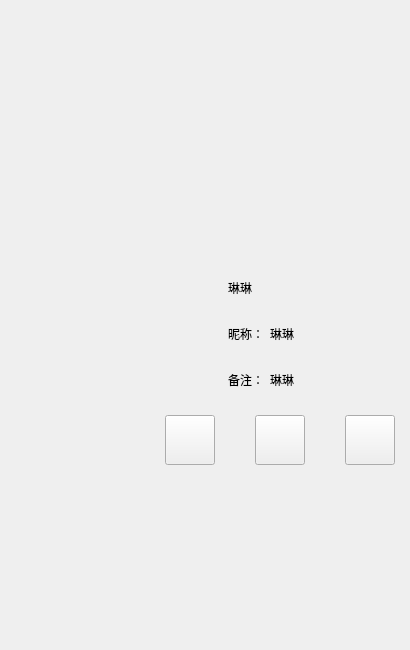
<?xml version="1.0" encoding="UTF-8"?>
<ui version="4.0">
 <class>FriendInfoPage</class>
 <widget class="QWidget" name="FriendInfoPage">
  <property name="geometry">
   <rect>
    <x>0</x>
    <y>0</y>
    <width>410</width>
    <height>650</height>
   </rect>
  </property>
  <property name="minimumSize">
   <size>
    <width>410</width>
    <height>650</height>
   </size>
  </property>
  <property name="maximumSize">
   <size>
    <width>410</width>
    <height>650</height>
   </size>
  </property>
  <property name="windowTitle">
   <string>Form</string>
  </property>
  <layout class="QVBoxLayout" name="verticalLayout">
   <property name="leftMargin">
    <number>0</number>
   </property>
   <property name="topMargin">
    <number>0</number>
   </property>
   <property name="rightMargin">
    <number>0</number>
   </property>
   <property name="bottomMargin">
    <number>0</number>
   </property>
   <item>
    <spacer name="verticalSpacer_2">
     <property name="orientation">
      <enum>Qt::Vertical</enum>
     </property>
     <property name="sizeType">
      <enum>QSizePolicy::Fixed</enum>
     </property>
     <property name="sizeHint" stdset="0">
      <size>
       <width>35</width>
       <height>250</height>
      </size>
     </property>
    </spacer>
   </item>
   <item>
    <widget class="QWidget" name="widget" native="true">
     <property name="minimumSize">
      <size>
       <width>250</width>
       <height>150</height>
      </size>
     </property>
     <layout class="QVBoxLayout" name="verticalLayout_2">
      <item>
       <widget class="QWidget" name="widget_9" native="true">
        <property name="minimumSize">
         <size>
          <width>250</width>
          <height>150</height>
         </size>
        </property>
        <layout class="QHBoxLayout" name="horizontalLayout_7">
         <property name="spacing">
          <number>0</number>
         </property>
         <property name="leftMargin">
          <number>0</number>
         </property>
         <property name="topMargin">
          <number>0</number>
         </property>
         <property name="rightMargin">
          <number>0</number>
         </property>
         <property name="bottomMargin">
          <number>0</number>
         </property>
         <item>
          <spacer name="horizontalSpacer">
           <property name="orientation">
            <enum>Qt::Horizontal</enum>
           </property>
           <property name="sizeType">
            <enum>QSizePolicy::Fixed</enum>
           </property>
           <property name="sizeHint" stdset="0">
            <size>
             <width>125</width>
             <height>20</height>
            </size>
           </property>
          </spacer>
         </item>
         <item>
          <widget class="QLabel" name="icon_lb">
           <property name="minimumSize">
            <size>
             <width>85</width>
             <height>85</height>
            </size>
           </property>
           <property name="maximumSize">
            <size>
             <width>85</width>
             <height>85</height>
            </size>
           </property>
           <property name="text">
            <string/>
           </property>
          </widget>
         </item>
         <item>
          <widget class="QWidget" name="widget_10" native="true">
           <layout class="QVBoxLayout" name="verticalLayout_3">
            <item>
             <widget class="QWidget" name="widget_11" native="true">
              <property name="minimumSize">
               <size>
                <width>0</width>
                <height>40</height>
               </size>
              </property>
              <property name="maximumSize">
               <size>
                <width>16777215</width>
                <height>40</height>
               </size>
              </property>
              <layout class="QHBoxLayout" name="horizontalLayout_8">
               <property name="leftMargin">
                <number>0</number>
               </property>
               <property name="topMargin">
                <number>0</number>
               </property>
               <property name="rightMargin">
                <number>0</number>
               </property>
               <property name="bottomMargin">
                <number>0</number>
               </property>
               <item>
                <widget class="QLabel" name="name_lb">
                 <property name="minimumSize">
                  <size>
                   <width>60</width>
                   <height>0</height>
                  </size>
                 </property>
                 <property name="maximumSize">
                  <size>
                   <width>16777215</width>
                   <height>16777215</height>
                  </size>
                 </property>
                 <property name="text">
                  <string>琳琳</string>
                 </property>
                </widget>
               </item>
               <item>
                <widget class="QLabel" name="sex_lb">
                 <property name="minimumSize">
                  <size>
                   <width>40</width>
                   <height>40</height>
                  </size>
                 </property>
                 <property name="maximumSize">
                  <size>
                   <width>40</width>
                   <height>40</height>
                  </size>
                 </property>
                 <property name="text">
                  <string/>
                 </property>
                </widget>
               </item>
               <item>
                <spacer name="horizontalSpacer_12">
                 <property name="orientation">
                  <enum>Qt::Horizontal</enum>
                 </property>
                 <property name="sizeHint" stdset="0">
                  <size>
                   <width>40</width>
                   <height>20</height>
                  </size>
                 </property>
                </spacer>
               </item>
              </layout>
             </widget>
            </item>
            <item>
             <widget class="QWidget" name="widget_12" native="true">
              <property name="minimumSize">
               <size>
                <width>0</width>
                <height>40</height>
               </size>
              </property>
              <property name="maximumSize">
               <size>
                <width>16777215</width>
                <height>40</height>
               </size>
              </property>
              <layout class="QHBoxLayout" name="horizontalLayout_9">
               <property name="leftMargin">
                <number>0</number>
               </property>
               <property name="topMargin">
                <number>0</number>
               </property>
               <property name="rightMargin">
                <number>0</number>
               </property>
               <property name="bottomMargin">
                <number>0</number>
               </property>
               <item>
                <widget class="QLabel" name="nick_tip">
                 <property name="minimumSize">
                  <size>
                   <width>0</width>
                   <height>30</height>
                  </size>
                 </property>
                 <property name="maximumSize">
                  <size>
                   <width>50</width>
                   <height>30</height>
                  </size>
                 </property>
                 <property name="text">
                  <string>昵称：</string>
                 </property>
                </widget>
               </item>
               <item>
                <widget class="QLabel" name="nick_lb">
                 <property name="minimumSize">
                  <size>
                   <width>45</width>
                   <height>0</height>
                  </size>
                 </property>
                 <property name="text">
                  <string>琳琳</string>
                 </property>
                </widget>
               </item>
               <item>
                <spacer name="horizontalSpacer_13">
                 <property name="orientation">
                  <enum>Qt::Horizontal</enum>
                 </property>
                 <property name="sizeHint" stdset="0">
                  <size>
                   <width>40</width>
                   <height>20</height>
                  </size>
                 </property>
                </spacer>
               </item>
              </layout>
             </widget>
            </item>
            <item>
             <widget class="QWidget" name="widget_13" native="true">
              <property name="minimumSize">
               <size>
                <width>0</width>
                <height>40</height>
               </size>
              </property>
              <property name="maximumSize">
               <size>
                <width>16777215</width>
                <height>40</height>
               </size>
              </property>
              <layout class="QHBoxLayout" name="horizontalLayout_10">
               <property name="leftMargin">
                <number>0</number>
               </property>
               <property name="topMargin">
                <number>0</number>
               </property>
               <property name="rightMargin">
                <number>0</number>
               </property>
               <property name="bottomMargin">
                <number>0</number>
               </property>
               <item>
                <widget class="QLabel" name="bak_tip">
                 <property name="minimumSize">
                  <size>
                   <width>0</width>
                   <height>30</height>
                  </size>
                 </property>
                 <property name="maximumSize">
                  <size>
                   <width>50</width>
                   <height>30</height>
                  </size>
                 </property>
                 <property name="text">
                  <string>备注：</string>
                 </property>
                </widget>
               </item>
               <item>
                <widget class="QLabel" name="bak_lb">
                 <property name="minimumSize">
                  <size>
                   <width>45</width>
                   <height>0</height>
                  </size>
                 </property>
                 <property name="text">
                  <string>琳琳</string>
                 </property>
                </widget>
               </item>
               <item>
                <spacer name="horizontalSpacer_14">
                 <property name="orientation">
                  <enum>Qt::Horizontal</enum>
                 </property>
                 <property name="sizeHint" stdset="0">
                  <size>
                   <width>40</width>
                   <height>20</height>
                  </size>
                 </property>
                </spacer>
               </item>
              </layout>
             </widget>
            </item>
           </layout>
          </widget>
         </item>
        </layout>
       </widget>
      </item>
      <item>
       <widget class="QWidget" name="widget_8" native="true">
        <layout class="QHBoxLayout" name="horizontalLayout_6">
         <property name="spacing">
          <number>0</number>
         </property>
         <property name="leftMargin">
          <number>0</number>
         </property>
         <property name="topMargin">
          <number>0</number>
         </property>
         <property name="rightMargin">
          <number>0</number>
         </property>
         <property name="bottomMargin">
          <number>0</number>
         </property>
         <item>
          <spacer name="horizontalSpacer_2">
           <property name="orientation">
            <enum>Qt::Horizontal</enum>
           </property>
           <property name="sizeType">
            <enum>QSizePolicy::Fixed</enum>
           </property>
           <property name="sizeHint" stdset="0">
            <size>
             <width>150</width>
             <height>20</height>
            </size>
           </property>
          </spacer>
         </item>
         <item>
          <spacer name="horizontalSpacer_8">
           <property name="orientation">
            <enum>Qt::Horizontal</enum>
           </property>
           <property name="sizeHint" stdset="0">
            <size>
             <width>40</width>
             <height>20</height>
            </size>
           </property>
          </spacer>
         </item>
         <item>
          <widget class="ClickedBtn" name="msg_chat">
           <property name="minimumSize">
            <size>
             <width>50</width>
             <height>50</height>
            </size>
           </property>
           <property name="maximumSize">
            <size>
             <width>50</width>
             <height>50</height>
            </size>
           </property>
           <property name="text">
            <string/>
           </property>
          </widget>
         </item>
         <item>
          <spacer name="horizontalSpacer_9">
           <property name="orientation">
            <enum>Qt::Horizontal</enum>
           </property>
           <property name="sizeType">
            <enum>QSizePolicy::Fixed</enum>
           </property>
           <property name="sizeHint" stdset="0">
            <size>
             <width>40</width>
             <height>20</height>
            </size>
           </property>
          </spacer>
         </item>
         <item>
          <widget class="ClickedBtn" name="voice_chat">
           <property name="minimumSize">
            <size>
             <width>50</width>
             <height>50</height>
            </size>
           </property>
           <property name="maximumSize">
            <size>
             <width>50</width>
             <height>50</height>
            </size>
           </property>
           <property name="text">
            <string/>
           </property>
          </widget>
         </item>
         <item>
          <spacer name="horizontalSpacer_10">
           <property name="orientation">
            <enum>Qt::Horizontal</enum>
           </property>
           <property name="sizeType">
            <enum>QSizePolicy::Fixed</enum>
           </property>
           <property name="sizeHint" stdset="0">
            <size>
             <width>40</width>
             <height>20</height>
            </size>
           </property>
          </spacer>
         </item>
         <item>
          <widget class="ClickedBtn" name="video_chat">
           <property name="minimumSize">
            <size>
             <width>50</width>
             <height>50</height>
            </size>
           </property>
           <property name="maximumSize">
            <size>
             <width>50</width>
             <height>50</height>
            </size>
           </property>
           <property name="text">
            <string/>
           </property>
          </widget>
         </item>
         <item>
          <spacer name="horizontalSpacer_11">
           <property name="orientation">
            <enum>Qt::Horizontal</enum>
           </property>
           <property name="sizeHint" stdset="0">
            <size>
             <width>40</width>
             <height>20</height>
            </size>
           </property>
          </spacer>
         </item>
        </layout>
       </widget>
      </item>
     </layout>
    </widget>
   </item>
   <item>
    <spacer name="verticalSpacer">
     <property name="orientation">
      <enum>Qt::Vertical</enum>
     </property>
     <property name="sizeHint" stdset="0">
      <size>
       <width>20</width>
       <height>40</height>
      </size>
     </property>
    </spacer>
   </item>
  </layout>
 </widget>
 <customwidgets>
  <customwidget>
   <class>ClickedBtn</class>
   <extends>QPushButton</extends>
   <header location="global">ClickedBtn.h</header>
  </customwidget>
 </customwidgets>
 <resources/>
 <connections/>
</ui>
